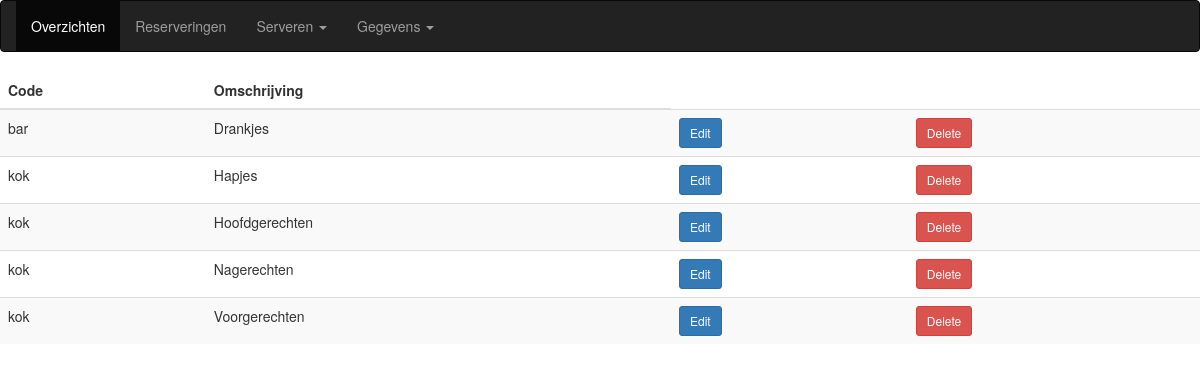
The page /gerechthoofd.php on the database its author committed.
### tables this page shows
CREATE TABLE `gerechtscategorien` (
  `gerechtscategorieID` int(11) NOT NULL,
  `code` varchar(3) DEFAULT NULL,
  `naam` varchar(20) DEFAULT NULL
);

### database.php (called while the page is built, shortened)
<?php
class DB{
    private $pdo;
    public function __construct($host, $user, $pass, $db, $charset){
        $this->host = $host;
        $this->user = $user;
        $this->pass = $pass;
        $this->db = $db;
        $this->charset = $charset;
        try{
            $dsn = 'mysql:host='. $this->host.';dbname='.$this->db.';charset='.$this->charset;
            $this->pdo = new PDO($dsn, $this->user, $this->pass);
            $this->pdo->setAttribute(PDO::ATTR_ERRMODE, PDO::ERRMODE_EXCEPTION);
            return $this->pdo;
        }
        catch(\PDOException $e){
            echo "Connection Failed: ".$e->getMessage();
        }
    }
                public function showHoofd(){
                    try {
                    $query = "SELECT * FROM gerechtscategorien";
                    $prep = $this->pdo->prepare($query);
                    $prep->execute();
                    $rows = $prep->fetchAll(PDO::FETCH_ASSOC);
                         return $rows;
                     } catch (\Throwable $th) {
                          throw $th;
                     }
                }
}

### gerechthoofd.php (the view, shortened to what this page needs)
<?php
include_once 'database.php';
$db = new DB('localhost', 'root', '', 'restaurant', 'utf8mb4');
$gerechthoofd = $db->showHoofd();
?>
<!DOCTYPE html>
<html lang="en">
<head>
  <link rel="stylesheet" href="https://maxcdn.bootstrapcdn.com/bootstrap/3.4.1/css/bootstrap.min.css">
</head>
<body>
<nav class="navbar navbar-inverse">
  <div class="container-fluid">
    <ul class="nav navbar-nav">
      <li class="active"><a href="overzichten.php">Overzichten</a></li>
      <li><a href="reserveren.php">Reserveringen</a></li>
      <li class="dropdown"><a class="dropdown-toggle" data-toggle="dropdown" href="#">Serveren <span class="caret"></span></a>
        <li class="dropdown"><a class="dropdown-toggle" data-toggle="dropdown" href="#">Gegevens <span class="caret"></span></a>
      </li>
    </ul>
  </div>
</nav>
  <div id="horizontal">
    <main>
        <table class="table table-striped" id="overzicht">
            <thead class="thead-dark">
                <tr>
                    <th scope="col">Code</th>
                    <th scope="col">Omschrijving</th>
                </tr>
            </thead>
            <tbody>
                <?php foreach ($gerechthoofd as $hoofd): ?>
                    <tr>
                        <td><?php echo $hoofd["code"]; ?></td>
                        <td><?php echo $hoofd["naam"];?></td>
                        <td class="noExl">
                            <a class="btn btn-primary mr-2 btn-sm" href="editklant.php?id=<?php echo $klant["klantenID"]; ?>">Edit</a>
                        </td>
                        <td class="noExl">
                            <a class="btn btn-danger mr-2 btn-sm" href="deleteklant.php?id=<?php echo $klant["klantenID"]; ?>">Delete</a>
                        </td>
                    </tr>
                <?php endforeach; ?>
            </tbody>
        </table>
    </main>
</body>
</html>

### rows shown on the page
gerechtscategorien: code "bar", naam "Drankjes"
gerechtscategorien: code "kok", naam "Hapjes"
gerechtscategorien: code "kok", naam "Hoofdgerechten"
gerechtscategorien: code "kok", naam "Nagerechten"
gerechtscategorien: code "kok", naam "Voorgerechten"
